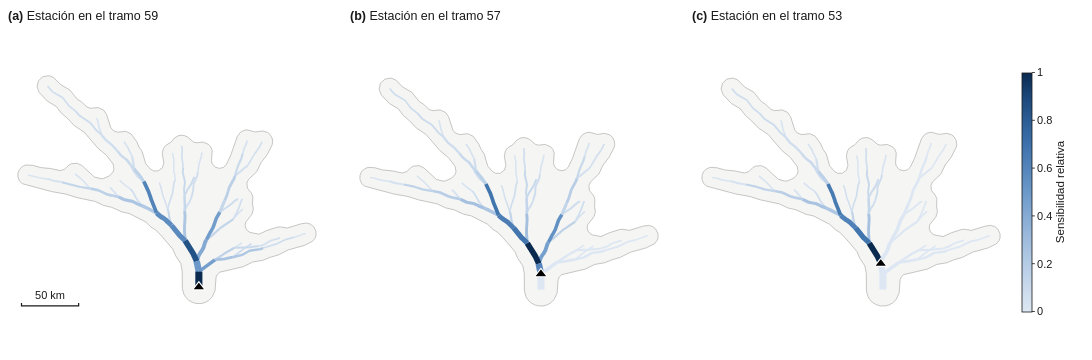

The cell this chart's notebook holds for it:
### Markdown cell above
<p style="font-size:13px;line-height:1.45;color:#333333;margin:2px 0 18px 0;text-align:justify"><b>Figura 6.</b> Desajuste φ<sub>d</sub> al multiplicar la rugosidad de los 60 tramos por un mismo factor (ambos ejes en escala logarítmica). La franja gris es el intervalo de ajuste aceptable N ± 2√(2N) y la línea punteada marca el valor verdadero. Un cambio uniforme de ±25 % apenas sale de la franja.</p>

### Code cell
J = jacobiano_diario(modelo, log_n_verdadero, q, PASOS_DIA, dias_calentamiento=3)   # (días, tramos obs., parámetros)
Qd = promedio_diario(O, PASOS_DIA)[3:]
sens = ((J / (0.05 * Qd + 0.5)[..., None]) ** 2).sum(0).sqrt()                       # (tramo observado, parámetro)

fuera = ~torch.as_tensor(red.aguas_arriba_de(estaciones[1]))
s_fuera = float(J[:, estaciones[1], fuera].abs().max())
display(HTML(verificacion(f"causalidad: sensibilidad de la estación {estaciones[1]} a tramos que no drenan hacia ella = {s_fuera:g}",
                          s_fuera == 0)))
gr.figura_sensibilidad(red, [sens[e].numpy() for e in estaciones], estaciones).show()
